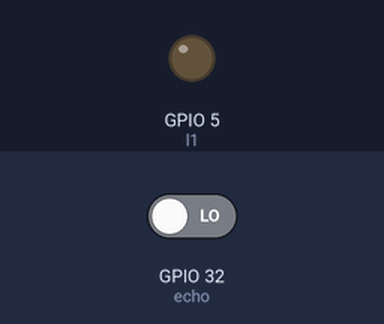
A sketch run on a simulated ESP32. Parts: output pins drawn as LEDs (lit = HIGH). The test bench sets the inputs (shaded band); at power-on: GPIO 32 (echo) LOW. Pins used as bus, display or sensor lines are not drawn.

Above: at 0.1 s.
At 1.1 s:
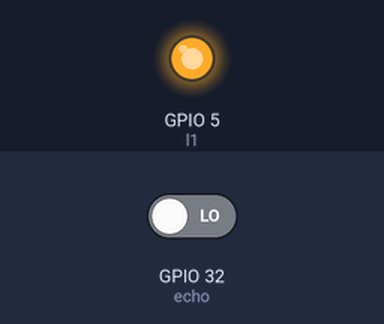
Timing chart, 0 to 2.6 s (numbered marks = the images above):
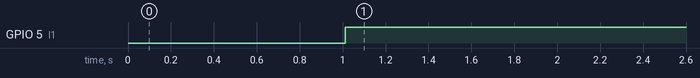

The sketch:

Ultrasonic_sensor.txt.ino
```cpp
int trig = 33;
int echo = 32;
int l1 = 5;
void setup() {
  pinMode(trig, OUTPUT);
  pinMode(echo , INPUT);
  pinMode(l1, OUTPUT);

}

void loop() {
  digitalWrite(trig , LOW);
  delay(2);
  digitalWrite(trig , HIGH);
  delay(10);
  digitalWrite(trig , LOW);

  int duration = pulseIn(echo , HIGH);
  int distance = duration*0.034/2;

  if (distance <15){
    digitalWrite(l1,HIGH);

  } else {
    digitalWrite(l1,LOW);
  }

}
```

Measured:
- by itself, GPIO 5 (l1): LOW → HIGH at 1.0 s
